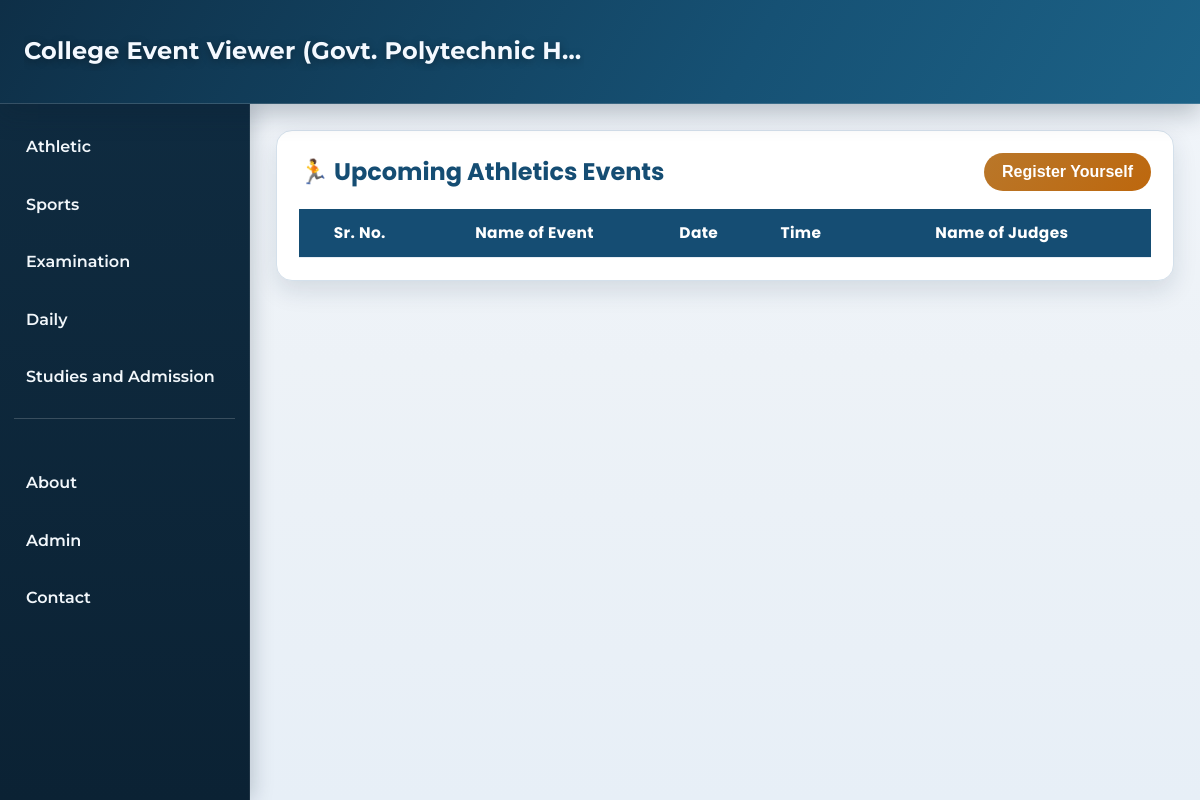
Before: /athletic with the older database file.
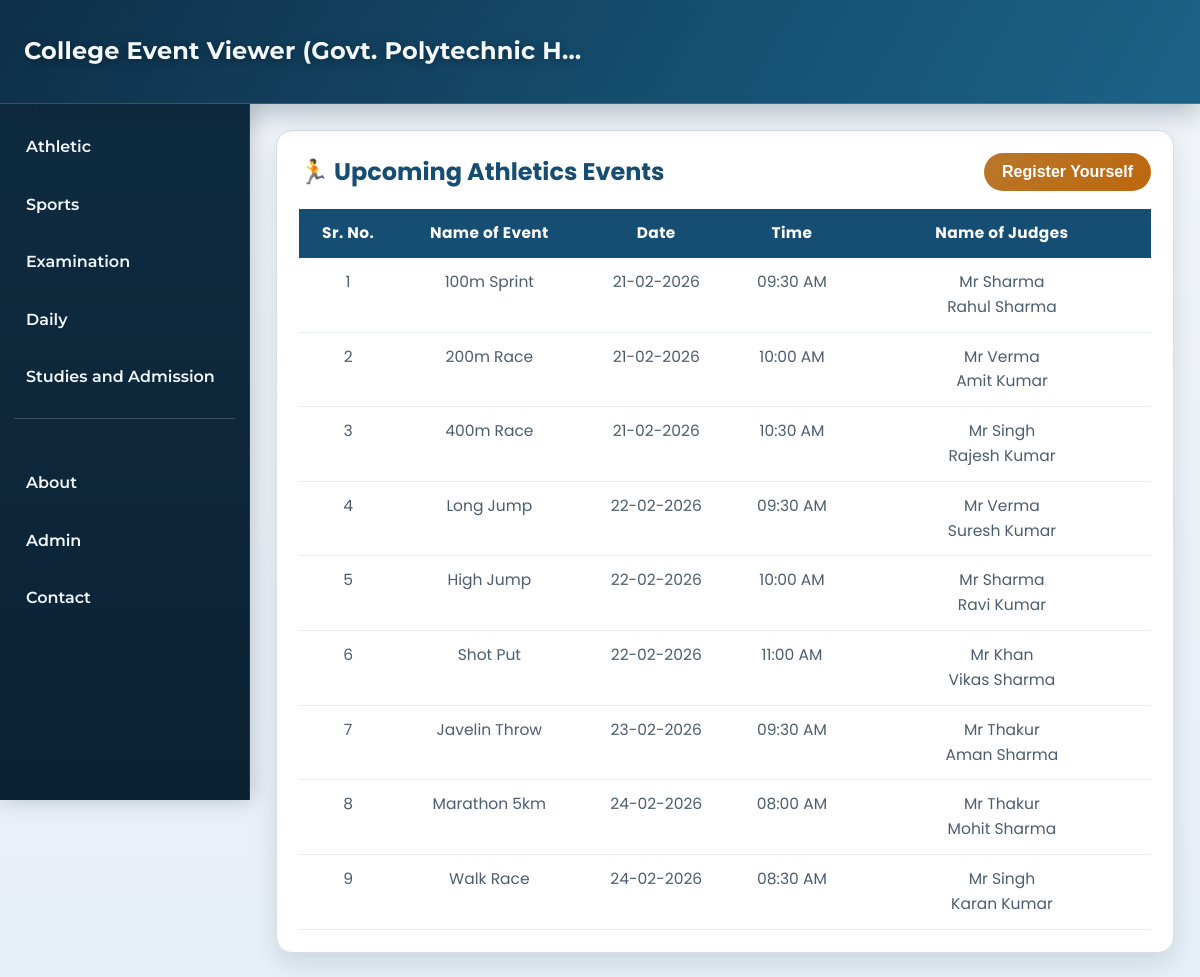
After: the same page with the newer database file.
### main.py (models this page shows)
class Athletic(db.Model):
    id = db.Column(db.Integer, primary_key=True)
    eventName = db.Column(db.String(50), nullable=False)
    date = db.Column(db.String(50), nullable=False)
    time = db.Column(db.String(50), nullable=False)
    judges = db.Column(db.String(500), nullable=False)

### main.py (the view)
@app.route("/athletic")
def athletic():
    eventdata = Athletic.query.all()
    for event in eventdata:
        event.formatted_date = datetime.strptime(
            event.date, "%Y-%m-%d"
        ).strftime("%d-%m-%Y")
        event.formatted_time = datetime.strptime(
            event.time, "%H:%M"
        ).strftime("%I:%M %p")
    return render_template('athletic.html' , events=eventdata)

### templates/athletic.html (shortened to what this page needs)
{%extends "clientBase.html"%}
{%block content%}
<main class="content">
    <div class="event-container">
        <div class="event-header">
            <h2>🏃 Upcoming Athletics Events</h2>
            <a href="/event-register?type=athletic">
                <button class="register-btn">Register Yourself</button>
            </a>
        </div>
        <table class="event-table">
            <thead>
                <tr>
                    <th>Sr. No.</th>
                    <th>Name of Event</th>
                    <th>Date</th>
                    <th>Time</th>
                    <th>Name of Judges</th>
                </tr>
            </thead>
            <tbody>
                <tr>
                    {% for event in events %}
                    <td>{{ loop.index }}</td>
                    <td>{{ event.eventName}}</td>
                    <td>{% if previous_date == event.date %}
                        -Do-
                        {% else %}
                        {{ event.formatted_date }}
                        {% endif %}</td>
                    <td>{{ event.formatted_time }}</td>
                    <td>{% for judge in event.judges.split(',') %}
                        {{ judge }}<br>
                        {% endfor %}</td>
                </tr>
                {% endfor %}
            </tbody>
        </table>
    </div>
</main>
{%endblock%}

### templates/clientBase.html (shortened to what this page needs)
<!DOCTYPE html>
<html lang="en">
<head>
  <link rel="stylesheet" href="{{ url_for('static', filename='Style.css') }}">
</head>
<body>
  <header class="header">
    <div class="header-left">
      <h1><a href="/" class="header-title-link">College Event Viewer (Govt. Polytechnic Hamirpur)</a></h1>
    </div>
  </header>
  <div class="main">
    <aside class="sidebar" id="sidebar">
      <ul>
        <li><a href="/athletic">Athletic</a></li>
        <li><a href="/sports">Sports</a></li>
        <li><a href="/examination">Examination</a></li>
        <li><a href="daily.html">Daily</a></li>
        <li><a href="studies-admission.html">Studies and Admission</a></li>
        <div class="sidebar-spacer"></div>
        <li><a href="about.html">About</a></li>
        <li><a href="/admin-login">Admin</a></li>
        <li><a href="/contact">Contact</a></li>
      </ul>
    </aside>
   {%block content%} {%endblock%}
  </div>
</body>
</html>

### static/Style.css (style rules this page uses)
:root { --header-height: 104px; --sidebar-width: 250px; --bg: #edf2f7; --surface: #ffffff; --text: #1b2b3a; --muted: #4b5d6f; --primary: #154d73; --primary-strong: #0f3956; --accent: #b9772a; --danger: #b13b40; --sidebar: #0f2b40; --sidebar-hover: #184664; --border: #d4e0eb; --shadow-soft: 0 10px 25px rgba(13, 41, 62, 0.12); }
* { margin: 0; padding: 0; box-sizing: border-box; }
body { min-height: 100vh; font-size: 16px; font-family: 'Poppins', sans-serif; background: linear-gradient(180deg, #f2f6fb 0%, var(--bg) 45%, #e7eff7 100%); color: var(--text); line-height: 1.6; overflow-x: hidden; }
.header { position: fixed; top: 0; left: 0; right: 0; z-index: 1200; height: var(--header-height); display: flex; align-items: center; justify-content: space-between; padding: 0 24px; background: linear-gradient(120deg, #0e2f47 0%, #165174 62%, #1c6287 100%); border-bottom: 1px solid rgba(255, 255, 255, 0.16); box-shadow: 0 10px 24px rgba(10, 31, 48, 0.25); }
.header-left { flex: 1; min-width: 0; text-align: center; font-family: 'Montserrat', sans-serif; padding-right: 32px; }
.header-left h1 { color: #f4f9ff; font-size: clamp(1.12rem, 2vw, 1.56rem); font-weight: 700; letter-spacing: 0.2px; text-shadow: 0 2px 8px rgba(0, 0, 0, 0.35); white-space: nowrap; overflow: hidden; text-overflow: ellipsis; }
.header-title-link { color: inherit; text-decoration: none; transition: color 0.2s ease, opacity 0.2s ease; }
.main { min-height: 100vh; }
.sidebar { position: fixed; top: var(--header-height); left: 0; width: var(--sidebar-width); height: calc(100vh - var(--header-height)); overflow-y: auto; z-index: 1000; background: linear-gradient(180deg, var(--sidebar) 0%, #0b2234 100%); color: #ffffff; padding: 18px 0; border-right: 1px solid rgba(255, 255, 255, 0.08); box-shadow: 2px 0 20px rgba(9, 28, 44, 0.22); }
.sidebar ul { list-style: none; }
.sidebar li { margin-bottom: 8px; }
.sidebar a { position: relative; display: block; margin: 0 10px; padding: 12px 16px; border-radius: 10px; color: #f2f7fb; text-decoration: none; font-family: 'Montserrat', sans-serif; font-size: 1rem; font-weight: 600; transition: background-color 0.25s ease, transform 0.25s ease; }
.sidebar-spacer { height: 24px; border-top: 1px solid rgba(255, 255, 255, 0.18); margin: 16px 14px; }
.content { margin-left: var(--sidebar-width); min-height: 100vh; padding: calc(var(--header-height) + 26px) 26px 24px; }
.event-container { width: 100%; margin: 0; padding: 22px; border-radius: 16px; background: var(--surface); border: 1px solid var(--border); box-shadow: var(--shadow-soft); overflow-x: auto; -webkit-overflow-scrolling: touch; }
.event-container h2 { font-size: clamp(1.3rem, 2vw, 1.7rem); color: var(--primary); }
.event-header { display: flex; flex-wrap: wrap; align-items: center; justify-content: space-between; gap: 16px; margin-bottom: 18px; }
.register-btn { padding: 10px 18px; border: none; border-radius: 999px; background: linear-gradient(135deg, var(--accent), #bd670d); color: #ffffff; font-size: 1rem; font-weight: 600; cursor: pointer; transition: transform 0.2s ease, box-shadow 0.2s ease; }
.event-table { width: 100%; min-width: 660px; border-collapse: collapse; font-size: 1.01rem; }
.event-table thead { background: var(--primary); color: #ffffff; }
.event-table th, .event-table td { padding: 12px; text-align: center; }
.event-table th { letter-spacing: 0.4px; font-size: 0.96rem; }
.event-table tbody tr { border-bottom: 1px solid #e7edf4; transition: background-color 0.2s ease; }
.event-table td { vertical-align: top; color: var(--muted); font-size: 0.97rem; }
.event-table th:nth-child(5), .event-table td:nth-child(5) { width: 35%; }

Changed rows visible on the page:
added Athletic: eventName "100m Sprint", formatted_date "21-02-2026", formatted_time "09:30 AM", judge "Mr Sharma" "Rahul Sharma"
added Athletic: eventName "200m Race", formatted_date "21-02-2026", formatted_time "10:00 AM", judge "Mr Verma" "Amit Kumar"
added Athletic: eventName "400m Race", formatted_date "21-02-2026", formatted_time "10:30 AM", judge "Mr Singh" "Rajesh Kumar"
added Athletic: eventName "Long Jump", formatted_date "22-02-2026", formatted_time "09:30 AM", judge "Mr Verma" "Suresh Kumar"
added Athletic: eventName "High Jump", formatted_date "22-02-2026", formatted_time "10:00 AM", judge "Mr Sharma" "Ravi Kumar"
added Athletic: eventName "Shot Put", formatted_date "22-02-2026", formatted_time "11:00 AM", judge "Mr Khan" "Vikas Sharma"
added Athletic: eventName "Javelin Throw", formatted_date "23-02-2026", formatted_time "09:30 AM", judge "Mr Thakur" "Aman Sharma"
added Athletic: eventName "Marathon 5km", formatted_date "24-02-2026", formatted_time "08:00 AM", judge "Mr Thakur" "Mohit Sharma"
added Athletic: eventName "Walk Race", formatted_date "24-02-2026", formatted_time "08:30 AM", judge "Mr Singh" "Karan Kumar"
